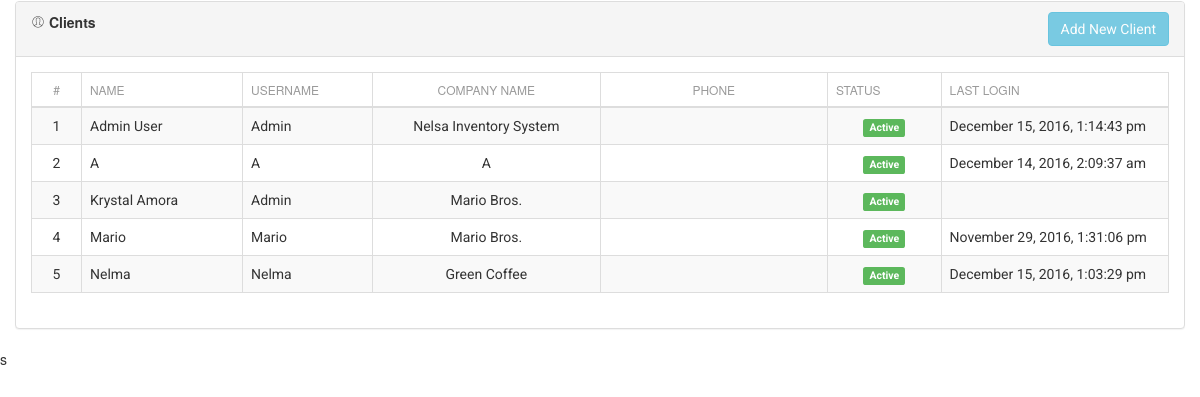
The app's page /clients.php, older data.
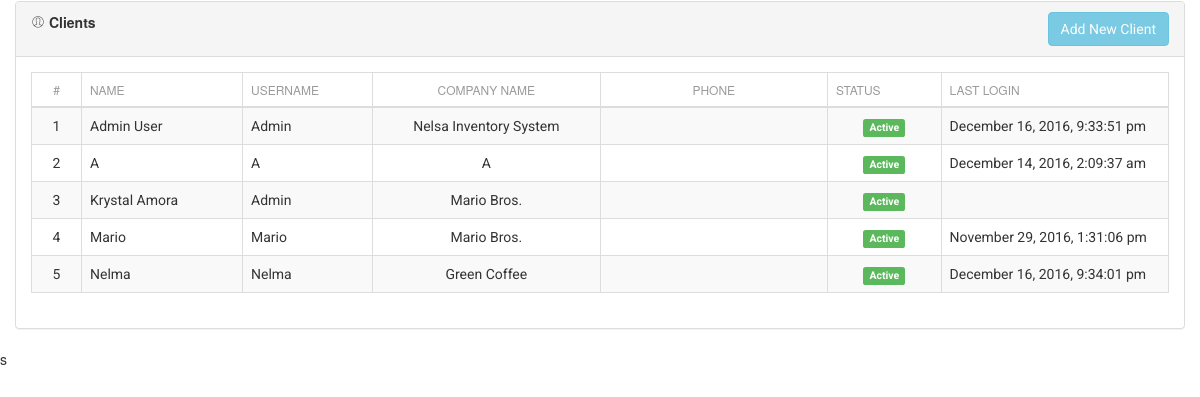
The same page, newer data.
### tables this page shows
CREATE TABLE `users` (
  `id` int(11) unsigned NOT NULL,
  `admin_id` int(11) NOT NULL,
  `name` varchar(60) NOT NULL,
  `mname` text NOT NULL,
  `lname` text NOT NULL,
  `username` varchar(50) NOT NULL,
  `password` varchar(255) NOT NULL,
  `user_level` int(11) NOT NULL,
  `image` varchar(255) DEFAULT 'no_image.jpg',
  `company_name` text NOT NULL,
  `status` int(1) NOT NULL,
  `phone` text NOT NULL,
  `last_login` datetime DEFAULT NULL
);

### includes/sql.php (called while the page is built, shortened)
<?php
  require_once('includes/load.php');
function find_by_sql($sql)
{
  global $db;
  $result = $db->query($sql);
  $result_set = $db->while_loop($result);
 return $result_set;
}
  function find_all_client(){
      $sql = "SELECT u.id,u.phone,u.name,u.username,u.user_level,u.status,u.last_login,u.admin_id,u.company_name,";
      $sql .="g.group_name,g.admin_id ";
      $sql .="FROM users u ";
      $sql .="LEFT JOIN user_groups g ";
      $sql .="ON g.admin_id=u.admin_id WHERE u.user_level = 1 GROUP BY u.name  ORDER BY u.name ASC ";
      $result = find_by_sql($sql);
      return $result;
  }
?>

### includes/database.php (called while the page is built, shortened)
<?php
class MySqli_DB {
    private $con;
    public $query_id;
public function db_connect()
{
  $this->con = mysqli_connect(DB_HOST,DB_USER,DB_PASS);
  if(!$this->con)
         {
           die(" Database connection failed:". mysqli_connect_error());
         } else {
           $select_db = $this->con->select_db(DB_NAME);
         }
}
public function query($sql)
   {
      if (trim($sql != "")) {
          $this->query_id = $this->con->query($sql);
      }
       return $this->query_id;
   }
public function fetch_array($statement)
{
  return mysqli_fetch_array($statement);
}
public function while_loop($loop){
   $results = array();
   while ($result = $this->fetch_array($loop)) {
      $results[] = $result;
   }
 return $results;
}
}
$db = new MySqli_DB();
?>

### includes/functions.php (called while the page is built, shortened)
<?php
function remove_junk($str){
  $str = nl2br($str);
  $str = htmlspecialchars(strip_tags($str, ENT_QUOTES));
  return $str;
}
function read_date($str){
     if($str)
      return date('F j, Y, g:i:s a', strtotime($str));
     else
      return null;
  }
function count_id(){
  static $count = 1;
  return $count++;
}
?>

### clients.php (the view, shortened to what this page needs)
<?php
 $all_users = find_all_client();
?>
<?php include_once('layouts/header.php'); ?>
<div class="row">
  <div class="col-md-12">
    <div class="panel panel-default">
      <div class="panel-heading clearfix">
        <strong>
         <i class="pe-7s-user"></i>
          <span>Clients</span>
       </strong>
         <a href="add_client.php" class="btn btn-info pull-right">Add New Client</a>
      </div>
     <div class="panel-body">
      <table class="table table-bordered table-striped">
        <thead>
          <tr>
            <th class="text-center" style="width: 50px;">#</th>
            <th>Name </th>
            <th>Username</th>
            <th class="text-center" style="width: 20%;">Company Name</th>
            <th class="text-center" style="width: 20%;">Phone</th>
            <th style="width: 10%;">Status</th>
            <th style="width: 20%;">Last Login</th>
          </tr>
        </thead>
        <tbody>
        <?php foreach($all_users as $a_user): ?>
          <tr>
           <td class="text-center"><?php echo count_id();?></td>
           <td><?php echo remove_junk(ucwords($a_user['name']))?></td>
           <td><?php echo remove_junk(ucwords($a_user['username']))?></td>
           <td class="text-center"><?php echo remove_junk(ucwords($a_user['company_name']))?></td>
           <td class="text-center"><?php echo remove_junk(ucwords($a_user['phone']))?></td>
           <td class="text-center">
           <?php if($a_user['status'] === '1'): ?>
            <span class="label label-success"><?php echo "Active"; ?></span>
          <?php else: ?>
            <span class="label label-danger"><?php echo "Deactive"; ?></span>
          <?php endif;?>
           </td>
           <td><?php echo read_date($a_user['last_login'])?></td>
          </tr>
        <?php endforeach;?>
       </tbody>
     </table>
     </div>
    </div>
  </div>
</div>
  <?php include_once('layouts/footer.php'); ?>

### layouts/header.php (shortened to what this page needs)
<!DOCTYPE html>
  <html lang="en">
    <head>
    <link rel="stylesheet" href="//cdnjs.cloudflare.com/ajax/libs/bootstrap-datepicker/1.3.0/css/datepicker3.min.css" />
    <link href="libs/assets/css/bootstrap.min.css" rel="stylesheet" />
    <link href="libs/assets/css/animate.min.css" rel="stylesheet"/>
    <link href="libs/assets/css/light-bootstrap-dashboard.css" rel="stylesheet"/>
    <link href="libs/assets/css/demo.css" rel="stylesheet" />
    <link href="http://maxcdn.bootstrapcdn.com/font-awesome/4.2.0/css/font-awesome.min.css" rel="stylesheet">
    <link href="libs/assets/css/pe-icon-7-stroke.css" rel="stylesheet" />
    <link href="https://netdna.bootstrapcdn.com/bootstrap/3.0.2/css/bootstrap.min.css" rel="stylesheet">
  </head>
  <body>
        <div class="content">
            <div class="container-fluid">

### layouts/footer.php (shortened to what this page needs)
     </div>
    </div>
	<script src="libs/js/notify.js"></script>s
  </body>
</html>

Row changes from the older to the newer data that the page shows:
changed users "Admin User": last_login "December 15, 2016, 1:14:43 pm" → "December 16, 2016, 9:33:51 pm"
changed users "Nelma": last_login "December 15, 2016, 1:03:29 pm" → "December 16, 2016, 9:34:01 pm"
